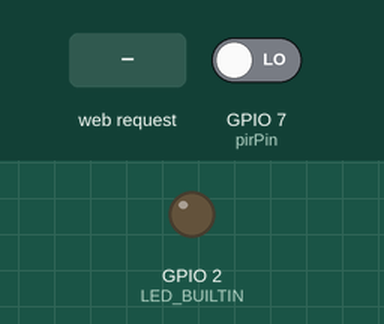
Simulated run of this sketch. Board: ESP8266 (NodeMCU). Shown: output pins drawn as LEDs (lit = HIGH, except the on-board LED, lit = LOW). The inputs (shaded band) are chosen by the test bench; at power-on: GPIO 7 (pirPin) LOW. WiFi joins after 1.5 s; servers stay silent unless stated; what the sketch prints to the serial monitor is not drawn.

Above: at 2.7 s.
2.8 s: HTTP request GET /LED=ON received
At 4.0 s:
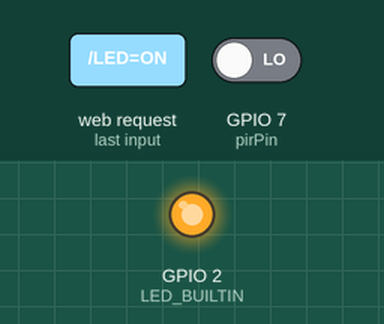
4.3 s: HTTP request GET /LED=OFF received
At 5.3 s:
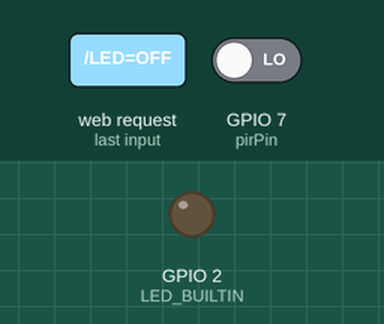
Timing chart, 0 to 7.3 s (numbered marks = the images above; inputs shaded):
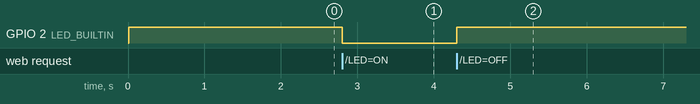

The sketch:

ox.ino
```cpp
#include <ESP8266WiFi.h>

const char* ssid = "AndroidHotspot0448";
const char* password = "01053290448";

//int ledPin = 14;
WiFiServer server(80);
IPAddress ip(192, 168, 0, 64);
IPAddress gateway(192, 168, 0, 64);

int pirPin = 7; // Define PIR sensor pin
int pirState; // Variable to store PIR sensor state

void setup() {
  Serial.begin(115200);
  delay(10);

  pinMode(LED_BUILTIN, OUTPUT);
  digitalWrite(LED_BUILTIN, HIGH);

  // PIR sensor pin setup
  pinMode(pirPin, INPUT);

  Serial.print(F("Setting static ip to : "));
  Serial.println(ip);

  // Connect to WiFi network
  Serial.println();
  Serial.println();
  Serial.print("Connecting to ");
  Serial.println(ssid);
  IPAddress subnet(255, 255, 255, 0); // set subnet mask to match your network
  WiFi.config(ip, gateway, subnet);
  WiFi.begin(ssid, password);

  while (WiFi.status() != WL_CONNECTED) {
    delay(500);
    Serial.print(".");
  }

  Serial.println(".");
  Serial.println("WiFi connected");

  // Start the server
  server.begin();
  Serial.println("Server started");

  // Print the IP address
  Serial.print("Use this URL : ");
  Serial.print("http://");
  Serial.print(WiFi.localIP());
  Serial.println("/");

}

void loop() {
  // Check if a client has connected
  WiFiClient client = server.available();
  if (!client) {
    return;
  }

  // Wait until the client sends some data
  Serial.println("new client");
  while(!client.available()){
    delay(1);
  }

  // Read the first line of the request
  String request = client.readStringUntil('\r');
  Serial.println(request);
  client.flush();

  // Match the request
  int value = LOW;

  // Read PIR sensor state
  pirState = digitalRead(pirPin);

  if (request.indexOf("/LED=ON") != -1) {
    digitalWrite(LED_BUILTIN, LOW);
    value = HIGH;
  }
  if (request.indexOf("/LED=OFF") != -1){
    digitalWrite(LED_BUILTIN, HIGH);
    value = LOW;
  }

  // Return the response
  client.println("HTTP/1.1 200 OK");
  client.println("Content-Type: text/html");
  client.println(""); //  do not forget this one
  client.println("<!DOCTYPE HTML>");
  client.println("<html>");

  // Display PIR sensor state
  client.print("PIR Sensor: ");
  if (pirState==LOW) {
    client.println("o");
  } else if (pirState==HIGH) {
    client.println("x");
  }
  delay(1000);

  client.println("<br><br>");

  client.print("LED pin is now: ");
  if(value == HIGH) {
    client.print("On");
  } else {
    client.print("Off");
  }
  client.println("<br><br>");
  client.println("Click <a href=\"/LED=ON\">here</a> turn the LED on Arduino ON<br>");
  client.println("Click <a href=\"/LED=OFF\">here</a> turn the LED on Arduino OFF<br>");
  client.println("</html>");

  delay(1);
  Serial.println("Client disconnected");
  Serial.println("");

}
```

Measured:
- after the input at 2.8 s, GPIO 2 (LED_BUILTIN): HIGH → LOW at once
- after the input at 4.3 s, GPIO 2 (LED_BUILTIN): LOW → HIGH at once
